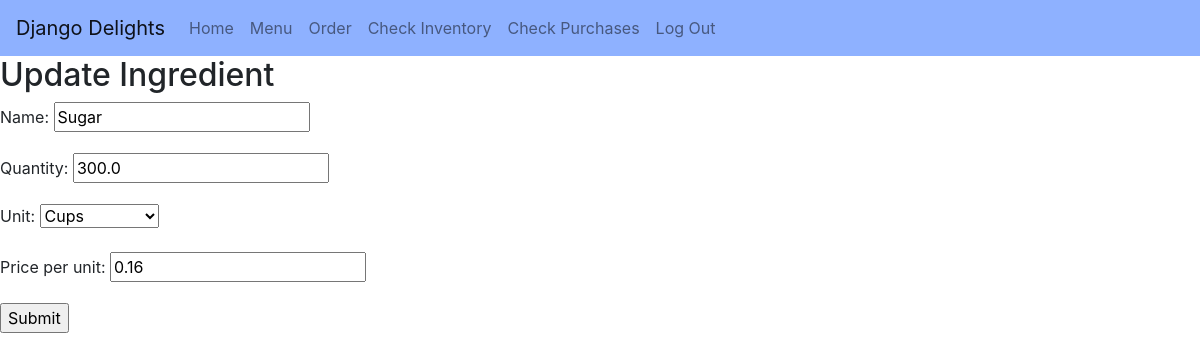
Screenshot of /ingredients/update/3 (signed in) with the database file from the repository.
### inventory/models.py (models this page shows, shortened)
class Ingredient(models.Model):
    POUNDS = 'lbs'
    CUPS = 'cups'
    TABLESPOONS = 'tbsp'
    TEASPOONS = 'tsp'
    EACH = 'each'
    UNIT_CHOICES = [
        (POUNDS, 'Pounds'),
        (CUPS, 'Cups'),
        (TABLESPOONS, 'Tablespoons'),
        (TEASPOONS, 'Teaspoons'),
        (EACH, 'Each')
    ]
    name = models.CharField(max_length=100)
    quantity = models.FloatField()
    unit = models.CharField(max_length=4, choices=UNIT_CHOICES)
    price_per_unit = models.DecimalField(max_digits=10, decimal_places=2)

### inventory/views.py (the view)
# urls.py: path('ingredients/update/<pk>', views.IngredientUpdate.as_view(), name='ingredientupdate'),
class IngredientUpdate(LoginRequiredMixin, UpdateView):
    model = Ingredient
    template_name = 'inventory/ingredient_update_form.html'
    form_class = IngredientUpdateForm

### inventory/forms.py
class IngredientUpdateForm(forms.ModelForm):
    class Meta:
        model = Ingredient
        fields = '__all__'

### inventory/templates/inventory/ingredient_update_form.html (shortened to what this page needs)
{% extends './base.html' %}
{% block content %}
<h2>Update Ingredient</h2>
<form method="post">
<div>
  {{ form.as_p }}
  <input type="submit" value="Submit" />
</div>
</form>
{% endblock %}

### rows the page displays
Ingredient: name "Sugar", quantity "300.0", unit "Cups", price_per_unit "0.16"
